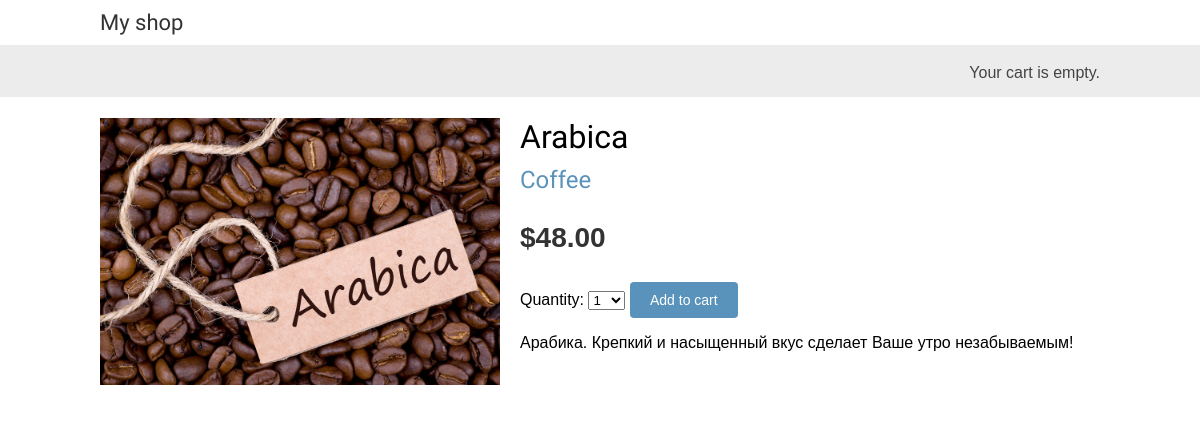
/5/arabica/, run on the app's committed database.
### shop/models.py (models this page shows, shortened)
class Product(models.Model):
    category = models.ForeignKey(Category,
                                 related_name='products',
                                 on_delete=models.CASCADE)
    name = models.CharField(max_length=200, db_index=True)
    slug = models.SlugField(max_length=200, db_index=True)
    image = models.ImageField(upload_to='products/%Y/%m/%d', blank=True)
    description = models.TextField(blank=True)
    price = models.DecimalField(max_digits=10, decimal_places=2)
    available = models.BooleanField(default=True)
    created = models.DateTimeField(auto_now_add=True)
    updated = models.DateTimeField(auto_now=True)
    class Meta:
        ordering = ('name',)
        index_together = (('id', 'slug'),)

class Category(models.Model):
    name = models.CharField(max_length=200, db_index=True)
    slug = models.CharField(max_length=200, unique=True)
    def get_absolute_url(self):
        return reverse('shop:product_list_by_category', args=[self.slug])  # непонятно двоеточие
    class Meta:
        ordering = ('name',)
        verbose_name = 'category'
        verbose_name_plural = 'categories'
    def __str__(self):
        return self.name

### shop/views.py (the view)
# urls.py: path('<int:id>/<slug:slug>/', views.product_detail, name='product_detail'),
def product_detail(request, id, slug):
    product = get_object_or_404(Product, id=id, slug=slug, available=True)
    cart_product_form = CartAddProductForm()
    return render(request, 'shop/product/detail.html',
                  {'product': product,
                   'cart_product_form': cart_product_form})

### cart/forms.py
class CartAddProductForm(forms.Form):
    quantity = forms.TypedChoiceField(choices=PRODUCT_QUANTITY_CHOICES, coerce=int)
    update = forms.BooleanField(required=False,
                                initial=False,
                                widget=forms.HiddenInput())

### cart/cart.py (called while the page is built)
    def __len__(self):
        return sum(item['quantity'] for item in self.cart.values())

### cart/context_processors.py (called while the page is built)
def cart(request):
    return {'cart': Cart(request)}

### shop/templates/shop/product/detail.html (shortened to what this page needs)
{% extends "shop/base.html" %}
{% load static %}
{% block content %}
    <div class="product-detail">
        <img src="{% if product.image %}{{ product.image.url }}{% else %}{% static "img/no_image.png" %}{% endif %}">
        <h1>{{ product.name }}</h1>
        <h2>
            <a href="{{ product.category.get_absolute_url }}">{{ product.category }}</a>
        </h2>
        <p class="price">${{ product.price }}</p>
        <form action="{% url "cart:cart_add" product.id %}" method="post">
            {{ cart_product_form }}
            <input type="submit" value="Add to cart">
        </form>
        {{ product.description|linebreaks }}
    </div>
{% endblock %}

### shop/static/css/base.css (style rules this page uses)
body { margin:0; padding:0; font-family:helvetica, sans-serif; }
h1, h2, h3, h4, h5 , h6 { font-family: 'Ubuntu', sans-serif; font-weight:normal; }
a { text-decoration:none; color:#5993bb; }
a.button, input[type="submit"] { color:#fff; background:#5993bb; border-radius:4px; padding:10px 20px; font-size:14px; border:0; }
.product-detail { text-align:justify; }
.product-detail .price { color:#333; font-size:28px; font-weight:bold; }
.product-detail img { width:40%; float:left; padding:0 20px 20px 0; }
.product-detail h1 { margin-bottom:0; }
.product-detail h2 { margin-top:10px; }

### data on the page
Product: image (picture), name "Arabica", category "Coffee", price "48.00", description "Арабика. Крепкий и насыщенный вкус сделает Ваше утро незабываемым!"
